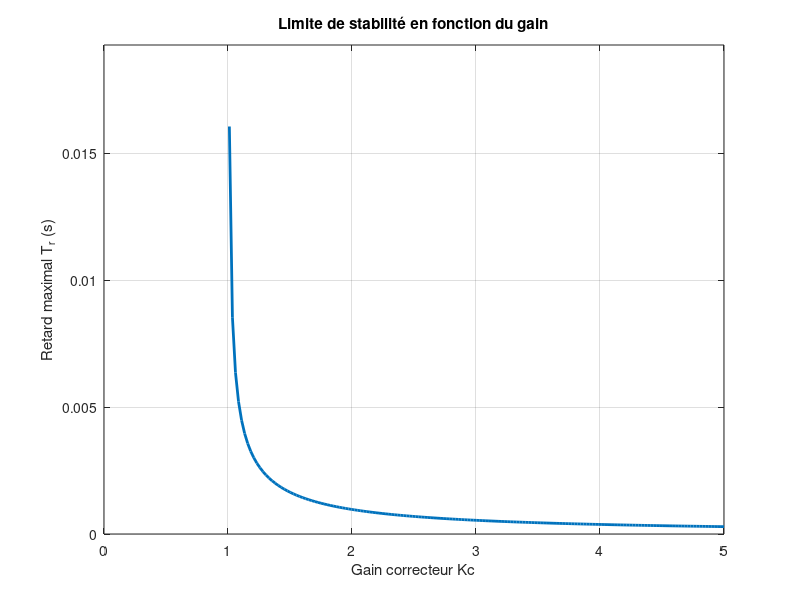

Here is the MATLAB script that generated this plot: (Note: this script raises an error after producing the figure.)
clear; clc; close all;

%% Paramètres système (à adapter)
G = 1.0000;          % gain du moteur
tau = 0.0008;      % constante de temps (s)

%% Plage de gains correcteur
Kc_values = linspace(0.1, 5, 200);

Tr_max_values = zeros(size(Kc_values));

%% Calcul du retard max pour chaque Kc

for i = 1:length(Kc_values)
    
    Kc = Kc_values(i);
    KG = Kc * G;
    
    if KG <= 1
        % Toujours stable (théoriquement)
        Tr_max_values(i) = Inf;
    else
        % Formule du cours
        Tr_max_values(i) = tau * acos(-1/KG) / sqrt(KG^2 - 1);
    end
end

%% Tracé

figure;
plot(Kc_values, Tr_max_values, 'LineWidth', 2);
grid on;

xlabel('Gain correcteur Kc');
ylabel('Retard maximal T_r (s)');
title('Limite de stabilité en fonction du gain');

ylim([0, max(Tr_max_values(~isinf(Tr_max_values)))*1.2]);

%% Zone stable (visualisation)

hold on;

% Exemple de retard réel
Tr_real = 0.500;

yline(Tr_real, 'r--', 'LineWidth', 2);

legend('T_r max', 'Retard réel');
